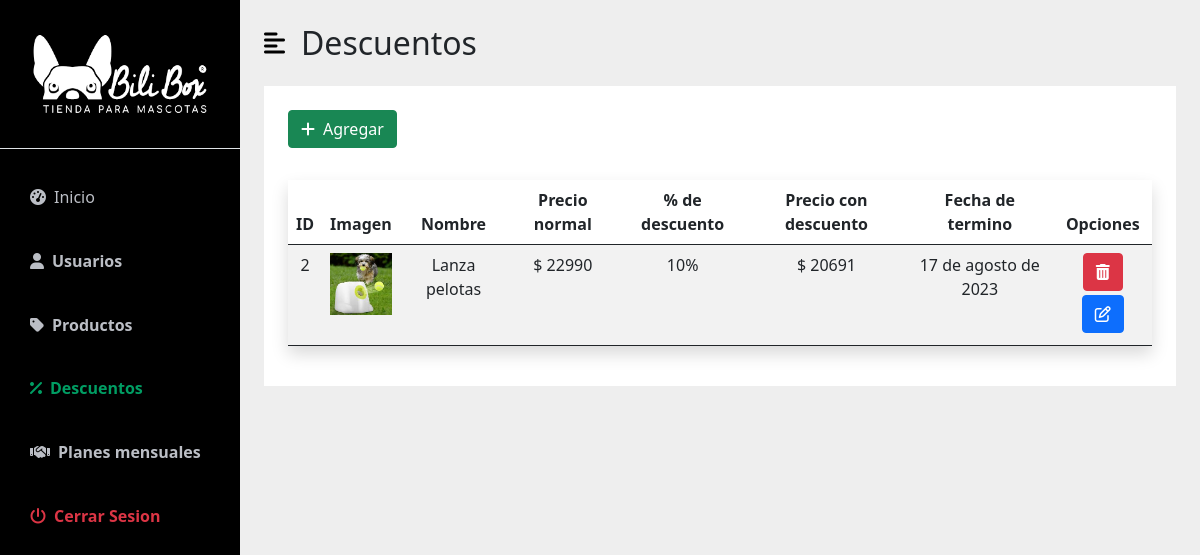
/dash_admin/descuentos/, run on the app's committed database.
### App/models.py (models this page shows)
class Articulo(models.Model):
    imagen = models.ImageField(upload_to='articulos/')
    nombre = models.CharField(max_length=50)
    descripcion = models.CharField(max_length=200, null=True, blank=True)
    precio = models.IntegerField()
    seccion = models.CharField( max_length=30)
    stock = models.IntegerField()
    created = models.DateTimeField(auto_now_add=True)
    updated = models.DateTimeField(auto_now_add=True)
    def __str__(self):
        return f'{self.nombre}'
    class Meta:
        verbose_name = 'articulo'
        verbose_name_plural = 'articulos'

### AppDescuento/models.py (models this page shows, shortened)
class Descuento(models.Model):
    producto = models.ForeignKey(Articulo, on_delete=models.CASCADE, related_name='descuento')
    pct = models.IntegerField()
    fec_ini = models.DateField()
    fec_ter = models.DateField()
    class Meta:
        db_table = 'descuento' #Como se va a ver en la basen de datos
        verbose_name ='descuento'
        verbose_name_plural ='descuentos'

### AppDashboardAdmin/views.py (the view)
# urls.py: path('descuentos/',views.descuento, name='descuentos'),
def descuento(request):
    descuentos = Descuento.objects.all()
    productos = Articulo.objects.all()
    for producto in productos:
        for descuento in descuentos:
            if producto == descuento.producto:
                producto.precio = round(producto.precio - (producto.precio * descuento.pct) / 100)
    page = request.GET.get('page',1)
    try:
        paginator = Paginator(descuentos,5)
        descuentos = paginator.page(page)
    except:
        raise Http404
    data ={
        'entity':descuentos,
        'paginator': paginator,
        'productos':productos
    }
    return render(request,'descuento/descuento.html',data)

### AppCarro/context_processor.py (called while the page is built)
def importe_total_carro(request):
    total=0
    try:
      if request.user.is_authenticated:
        for key, value in request.session["carro"].items():
          total = total + (int(value["precio"]) * value["cantidad"])
      else:
        pass
    except:
      pass
    return {'importe_total_carro':total}

### AppDashboardAdmin/templates/descuento/descuento.html (shortened to what this page needs)
{% extends "dash_admin/base_dash_admin.html" %}
{% load static %}
{% block content %}
<div id="page-content-wrapper">
    <nav class="navbar navbar-expand-lg navbar-light bg-transparent py-4 px-4">
        <div class="d-flex align-items-center">
            <i class="fas fa-align-left primary-text fs-4 me-3" id="menu-toggle"></i>
            <h2 class="fs-2 m-0">Descuentos</h2>
        </div>
    </nav>
    <div class="container-fluid px-4 ">
        <div class="p-2" style=" background-color: white;">
            <div class="m-3">
                <button type="button" class="btn btn-success" data-bs-toggle="modal" data-bs-target="#descuentoModal">
                    <i class="fa-solid fa-plus me-2"></i>Agregar
                </button>
            </div>
            <div class="p-3 table-responsive">
                <table class="table table-striped text-center shadow">
                    <thead>
                        <tr>
                            <th>ID</th>
                            <th>Imagen</th>
                            <th>Nombre</th>
                            <th>Precio normal</th>
                            <th>% de descuento</th>
                            <th>Precio con descuento</th>
                            <th>Fecha de termino</th>
                            <th>Opciones</th>
                        </tr>
                    </thead>
                    {% if entity %}
                    {% for descuento in entity %}
                    {% for producto in productos %}
                    {% if producto.id == descuento.producto.id %}
                    <tr>
                        <td>{{producto.id}}</td>
                        <td class="col-1">
                            <img src="{{descuento.producto.imagen.url}}" alt="" class="img-fluid">
                        </td>
                        <td>{{descuento.producto.nombre}}</td>
                        <td>$ {{descuento.producto.precio}}</td>
                        <td>{{descuento.pct}}%</td>
                        <td>$ {{producto.precio}}</td>
                        <td>{{descuento.fec_ter}}</td>
                        <td>
                            <a href="#" onclick="eliminarDescuento({{descuento.id}})"> <button class="btn btn-danger mb-1"><i
                                        class="fa-solid fa-trash-can"></i></button></a>
                            <a href="#"> <button class="btn btn-primary mb-1"><i
                                        class="fa-regular fa-pen-to-square"></i></button></a>
                        </td>
                    </tr>
                    {% endif %}
                    {% endfor %}
                    {% endfor %}
                    {% else %}
                    <td colspan="8">Ningun descuento creado</td>
                    {% endif %}
                </table>
            </div>
        </div>
    </div>
</div>
{% endblock %}

### AppDashboard/static/css/dash-style.css (style rules this page uses)
:root { --main-bg-color: #009d63; --main-text-color: #009d63; --second-text-color: #bbbec5; --second-bg-color: #c1efde; }
.primary-text { color: var(--main-text-color); }
#page-content-wrapper { min-width: 100vw; }
#menu-toggle { cursor: pointer; color: black; }
@media (min-width: 768px) { #page-content-wrapper { min-width: 0; width: 100%; } }

### data on the page
Descuento: producto.nombre "Lanza pelotas", producto.precio "22990", pct "10", fec_ter "17 de agosto de 2023"
Articulo: id "2", producto.imagen (picture), precio "20691"
